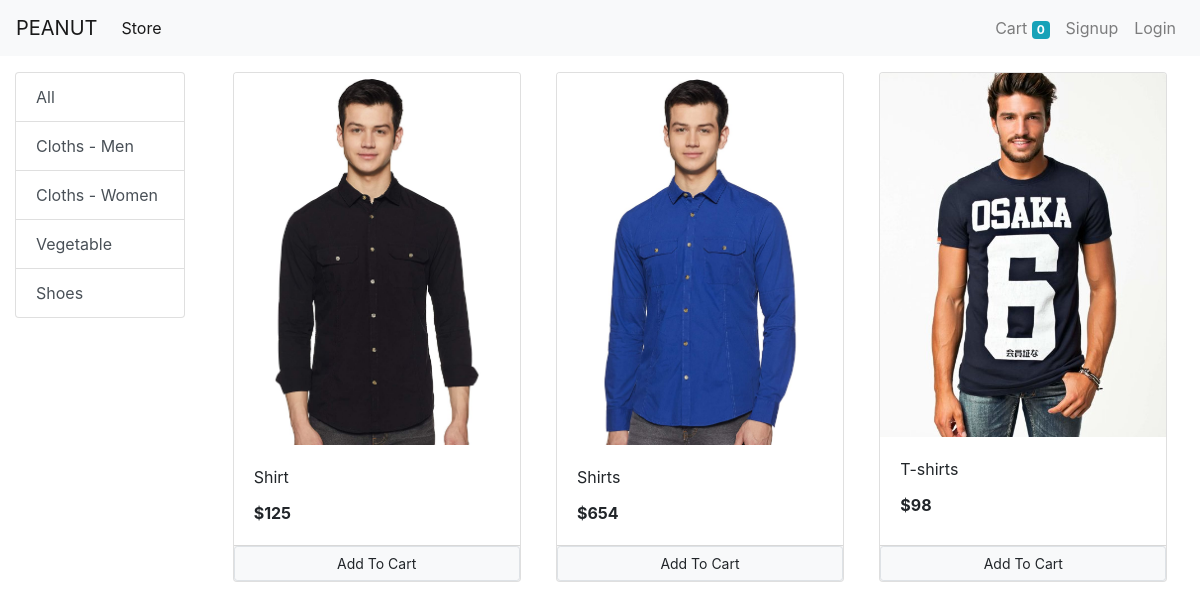
/?category=1, run on the app's committed database.
### store/models/category.py (models this page shows, shortened)
class Category(models.Model):
    name = models.CharField(max_length=20)
    @staticmethod
    def get_all_categories():
        return Category.objects.all()

### store/models/product.py (models this page shows, shortened)
class Product(models.Model):
    name = models.CharField(max_length=50)
    price= models.IntegerField(default=0)
    category = models.ForeignKey(Category, on_delete=models.CASCADE, default=1)
    description = models.CharField(max_length=200, default='', null=True, blank=True)
    image = models.ImageField(upload_to='uploads/products/')
    @staticmethod
    def get_all_products_by_category_id(category_id):
        if category_id:
            return Product.objects.filter(category = category_id)
        else:
            return Product.get_all_products()

### store/views/home.py (the view, shortened to what this page needs)
# urls.py: path('', home.Index.as_view(), name='index'),
class Index(View):
    def get(self, request):
        cart = request.session.get('cart')
        if not cart:
            request.session.cart = {}
        products = None
        categories = Category.get_all_categories()
        categoryID = request.GET.get('category')
        if categoryID:
            products = Product.get_all_products_by_category_id(categoryID)
        else:
            products = Product.get_all_products()
        data = {}
        data['products'] = products
        data['categories'] = categories
        return render(request, 'index.html', data)

### store/templatetags/cart.py (called while the page is built)
@register.filter(name='is_in_cart')
def is_in_cart(product, cart):
    for id in cart.keys():
        if int(id) == product.id:
            return True
    return False

### store/templates/index.html (shortened to what this page needs)
{% extends "base.html" %}
{% block content %}
{% load cart %}
<div class="container-fluid mt-3">
   <div class="row">
    <div class="col-lg-2 mx-auto">
      <div class="list-group">
        <a href="/" class="list-group-item
         list-group-item-action">All</a>
        {% for category in categories %}
        <a href="/?category={{ category.id }}" class="list-group-item
         list-group-item-action">{{ category.name }}</a>
         {% endfor %}
      </div>
    </div>
     <div id = 'products' class='col-lg-10 mx-auto'>
      <div class="row mx-auto">
        {% for product in products %}
      <div class="card mx-auto mb-3" style="width: 18rem;" id={{ product.id }}>
        <img src="{{ product.image.url }}" class="card-img-top" alt="...">
        <div class="card-body">
          <p class="card-title">{{ product.name }}</p>
          <p class="card-text"><b>${{ product.price }}</b></p>
        </div>
        <div class="card-footer p-0">
          {% if product|is_in_cart:request.session.cart %}
          <div class="row no-gutters">
            <form action="/#{{ product.id }}" class="col-2" method="POST">{% csrf_token %}
              <input hidden type="text" name="product" value="{{ product.id }}">
              <input hidden type="text" name="remove" value=True>
              <input type="submit" value=" - " class="btn border btn-block btn-light"">
            </form>
            <div class = "text-center col">{{ product|cart_quantity:request.session.cart }} in cart</div>
            <form action="/#{{ product.id }}" class="col-2" method="POST">{% csrf_token %}
              <input hidden type="text" name="product" value="{{ product.id }}">
              <input type="submit" value=" + " class="btn border btn-block btn-light">
            </form>
          </div>
          {% else %}
          <form action="/#{{ product.id }}" method="POST" class="btn-block">
            <input type='submit' class="float-right btn btn-light border btn-sm form-control" value="Add To Cart">
          </form>
          {% endif %}
        </div>
      </div>
    {% endfor %}
      </div>
     </div>
  </div>
{% endblock %}

### data on the page
Category: name "Cloths - Men"
Category: name "Cloths - Women"
Category: name "Vegetable"
Category: name "Shoes"
Product: image (picture), name "Shirt", price "125"
Product: image (picture), name "Shirts", price "654"
Product: image (picture), name "T-shirts", price "98"

### other printed values
{{ request.session.cart.keys|length }} "0"
